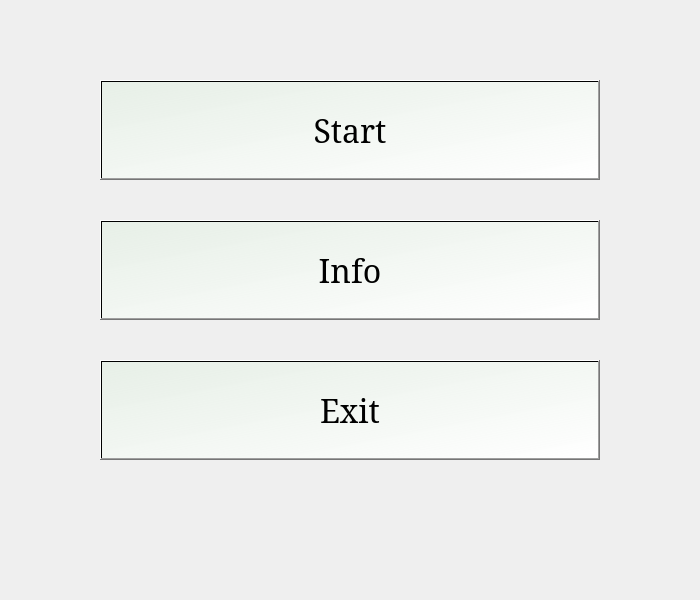
<?xml version="1.0" encoding="UTF-8"?>
<ui version="4.0">
 <class>MainWindow</class>
 <widget class="QMainWindow" name="MainWindow">
  <property name="geometry">
   <rect>
    <x>0</x>
    <y>0</y>
    <width>700</width>
    <height>600</height>
   </rect>
  </property>
  <property name="windowTitle">
   <string>MainWindow</string>
  </property>
  <widget class="QWidget" name="centralwidget">
   <widget class="QLabel" name="menu_background">
    <property name="geometry">
     <rect>
      <x>0</x>
      <y>0</y>
      <width>700</width>
      <height>600</height>
     </rect>
    </property>
    <property name="text">
     <string/>
    </property>
    <property name="pixmap">
     <pixmap>2693280.jpg</pixmap>
    </property>
   </widget>
   <widget class="QPushButton" name="start">
    <property name="geometry">
     <rect>
      <x>100</x>
      <y>80</y>
      <width>500</width>
      <height>100</height>
     </rect>
    </property>
    <property name="font">
     <font>
      <family>Garamond</family>
      <pointsize>24</pointsize>
      <weight>50</weight>
      <bold>false</bold>
     </font>
    </property>
    <property name="styleSheet">
     <string notr="true">background-color: qlineargradient(spread:pad, x1:0, y1:0, x2:1, y2:1, stop:0 rgba(227, 239, 227, 181), stop:1 rgba(255, 255, 255, 255));</string>
    </property>
    <property name="text">
     <string>Start</string>
    </property>
   </widget>
   <widget class="QPushButton" name="info">
    <property name="geometry">
     <rect>
      <x>100</x>
      <y>220</y>
      <width>500</width>
      <height>100</height>
     </rect>
    </property>
    <property name="font">
     <font>
      <family>Garamond</family>
      <pointsize>24</pointsize>
      <weight>50</weight>
      <bold>false</bold>
     </font>
    </property>
    <property name="styleSheet">
     <string notr="true">background-color: qlineargradient(spread:pad, x1:0, y1:0, x2:1, y2:1, stop:0 rgba(227, 239, 227, 181), stop:1 rgba(255, 255, 255, 255));</string>
    </property>
    <property name="text">
     <string>Info</string>
    </property>
   </widget>
   <widget class="QPushButton" name="exit">
    <property name="geometry">
     <rect>
      <x>100</x>
      <y>360</y>
      <width>500</width>
      <height>100</height>
     </rect>
    </property>
    <property name="font">
     <font>
      <family>Garamond</family>
      <pointsize>24</pointsize>
      <weight>50</weight>
      <bold>false</bold>
     </font>
    </property>
    <property name="styleSheet">
     <string notr="true">background-color: qlineargradient(spread:pad, x1:0, y1:0, x2:1, y2:1, stop:0 rgba(227, 239, 227, 181), stop:1 rgba(255, 255, 255, 255));</string>
    </property>
    <property name="text">
     <string>Exit</string>
    </property>
   </widget>
  </widget>
 </widget>
 <resources/>
 <connections/>
</ui>
